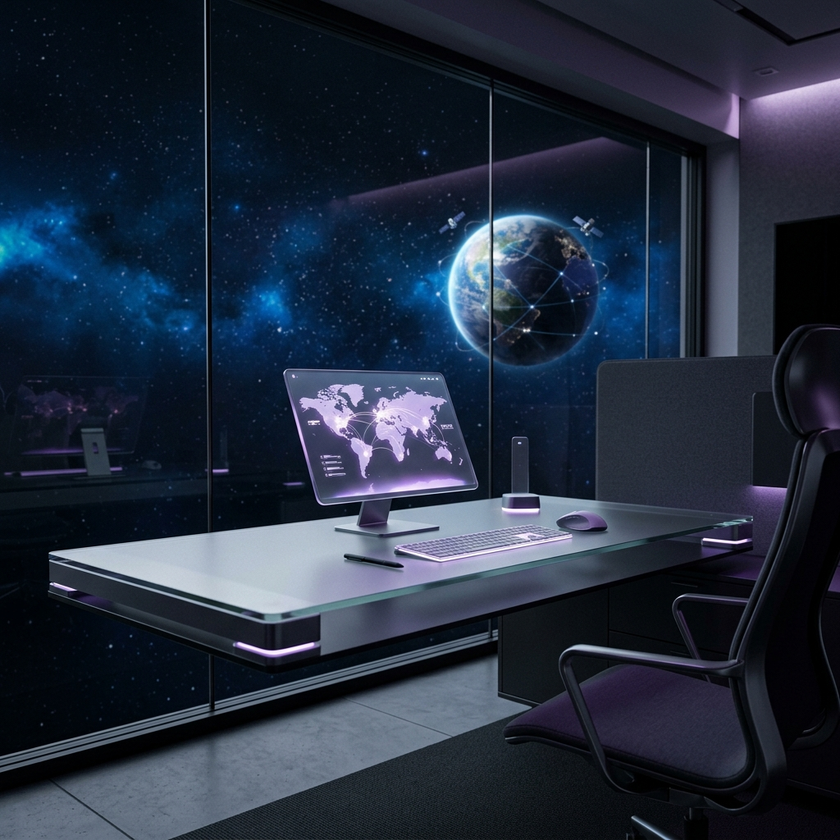
#> input picture hero_glass_bg_new.png, 840 x 840 px, shrunk from 1024 x 1024 before the run, found by its file name; the run also reads 1 picture not shown here
$ python get_image_dims.py
#> lines starting #> are read from the running program, lines starting #| are printed output that depends on the picture
import os
from PIL import Image

def get_dims(path):
#> called with path = 'hero_glass_bg_new.png'
    if os.path.exists(path):
        with Image.open(path) as img:
#> img is the input picture: PIL image 840x840 RGB; mean R, G, B 35, 45.1, 61.5
            print(f"{path}: {img.size}")
#| hero_glass_bg_new.png: (840, 840)
    else:
        print(f"{path} does not exist.")

get_dims("hero_glass_bg_new.png")
get_dims("hero_glass_bg_new_clean.png")
#> call 2 of get_dims, with path = 'hero_glass_bg_new_clean.png'
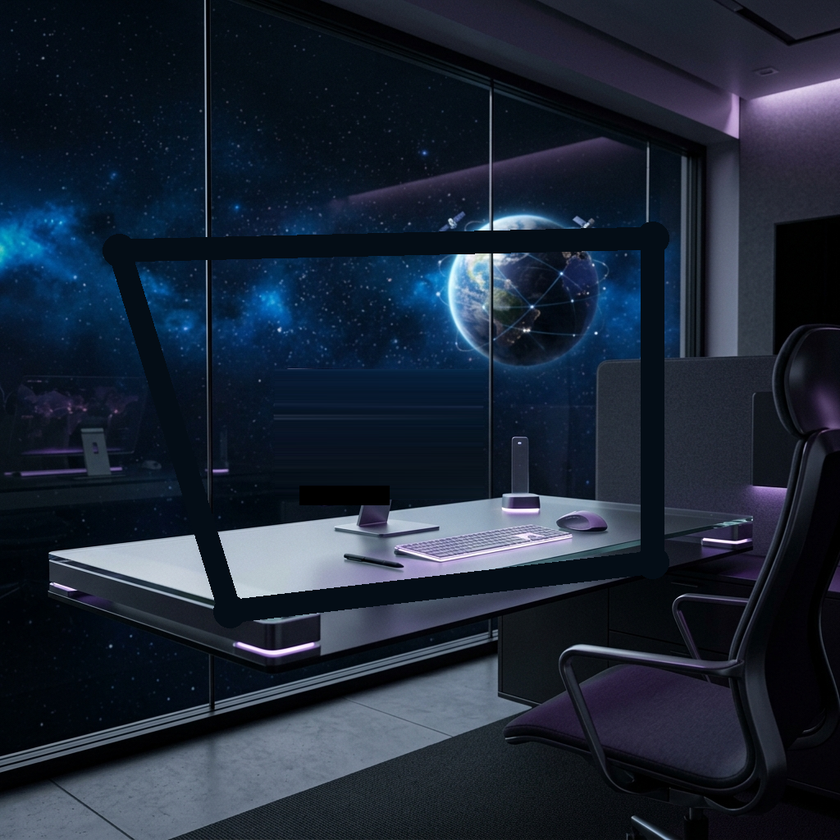
#> input picture hero_glass_bg_new_clean.png, 840 x 840 px, shrunk from 1024 x 1024 before the run, found by its file name
#> in get_dims, img is the input picture: PIL image 840x840 RGB; mean R, G, B 29.5, 39.3, 54.3
#| hero_glass_bg_new_clean.png: (840, 840)
get_dims("hero_glass_bg_new_backup.png")
#| hero_glass_bg_new_backup.png: (840, 840)
get_dims("hero_glass_bg_new_backup_real.png")
#> call 4 of get_dims, with path = 'hero_glass_bg_new_backup_real.png'
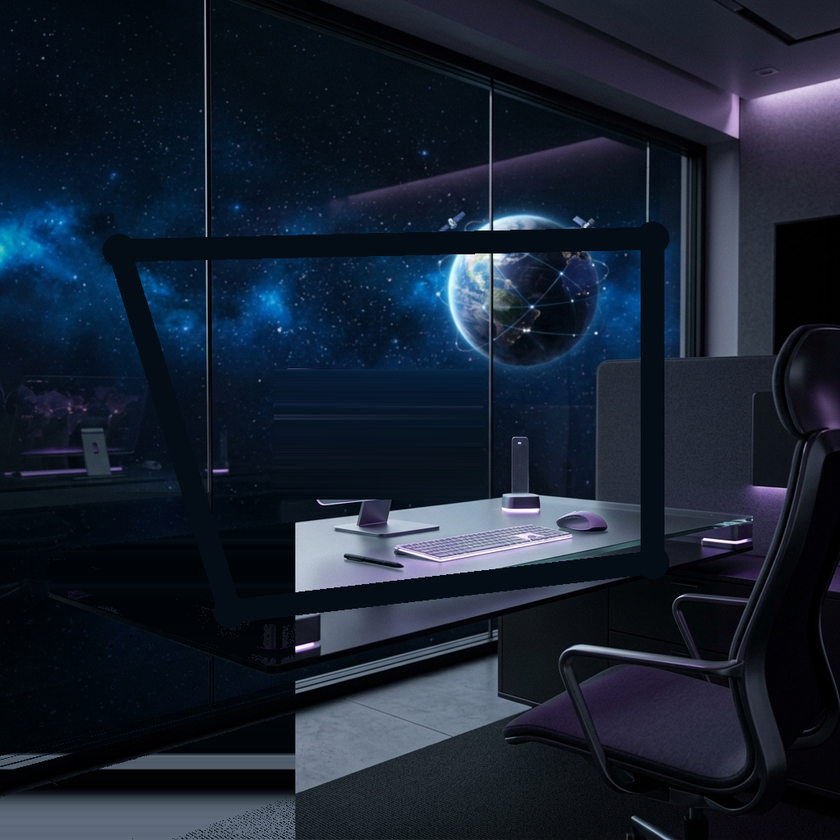
#> input picture hero_glass_bg_new_backup_real.png, 840 x 840 px, shrunk from 1024 x 1024 before the run, found by its file name
#> in get_dims, img is the input picture: PIL image 840x840 RGB; mean R, G, B 24.7, 34.3, 48.9
#| hero_glass_bg_new_backup_real.png: (840, 840)
